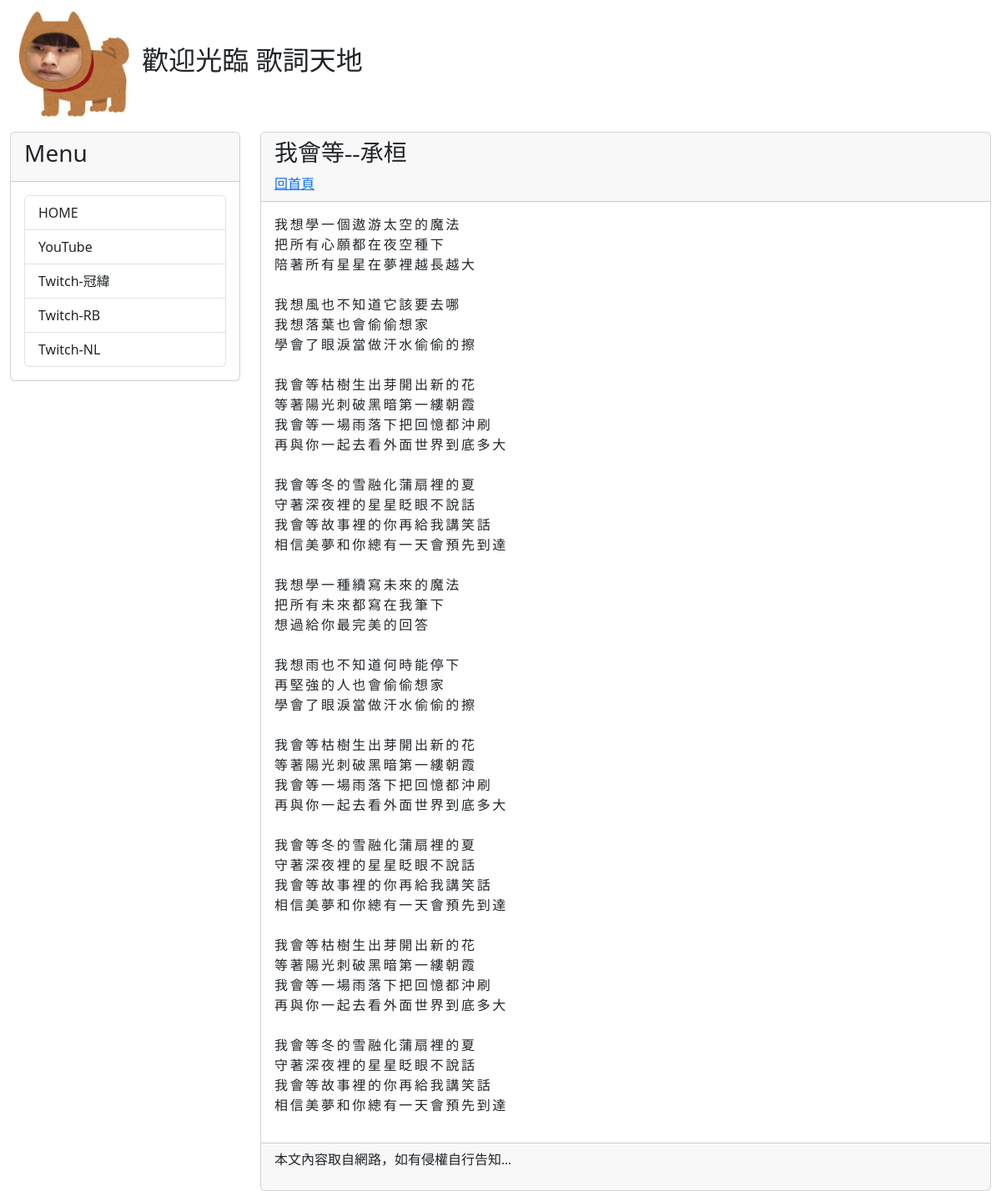
/post/first/, run on the app's committed database.
### mysite/models.py (models this page shows, shortened)
class Post(models.Model) :
    title = models.CharField(max_length = 200)
    slug = models.CharField(max_length = 200)
    body = models.TextField()
    pub_date = models.DateTimeField(auto_now_add = True)
    class Meta :
        ordering = ('-pub_date',)

### mysite/views.py (the view)
# urls.py: path('post/<slug:slug>/', showpost),
def showpost(request, slug) :
    try :
        post = Post.objects.get(slug = slug)
        if post != None :
            return render(request, 'post.html', locals())
    except :
        return redirect('/')

### templates/post.html (shortened to what this page needs)
{% extends 'base.html' %}
{% block headmessage %}
    <h3 style='font-family:微軟正黑體;'>{{ post.title }}</h3>
    <a style='font-family:微軟正黑體;' href='/'>回首頁</a>
{% endblock %}
{% block content %}
    <p style='font-family:微軟正黑體;font-size:12pt;letter-spacing:2pt;'>
        {{ post.body|linebreaksbr }}
    </p>
{% endblock %}

### data on the page
Post: title "我會等--承桓", body "我想學一個遨游太空的魔法 把所有心願都在夜空種下 陪著所有星星在夢裡越長越大 我想風也不知道它該要去哪 我想落葉也會偷偷想家 學會了眼淚當做汗水偷偷的擦 我會等枯樹生出芽開出新的花 等著陽光刺破黑暗第一縷朝霞 我會等一場雨落下把回憶都沖刷 再與你一起去看外面世界到底多大 我會等冬的雪融化蒲扇裡的夏 守著深夜裡的星星眨眼不說話 我會等故事裡的你再給我講笑話 相信美夢和你總有一天會預先到達 我想學一種續寫未來的魔法 把所有未來都寫在我筆下 想過給你最完美的回答 我想雨也不知道何時能停下 再堅強的人也會偷偷想家 學會了眼淚當做汗水偷偷的擦 我會等枯樹生出芽開出新的花 等著陽光刺破黑暗第一縷朝霞 我會等一場雨落下把回憶都沖刷 再與你一起去看外面世界到底多大 我會等冬的雪融化蒲扇裡的夏 守著深夜裡的星星眨眼不說話 我會等故事裡的你再給我講笑話 相信美夢和你總有一天會預先到達 我會等枯樹生出芽開出新的花 等著陽光刺破黑暗第一縷朝霞 我會等一場雨落下把回憶都沖刷 再與你一起去看外面世界到底多大 我會等冬的雪融化蒲扇裡的夏 守著深夜裡的星星眨眼不說話 我會等故事裡的你再給我講笑話 相信美夢和你總有一天會預先到達"
